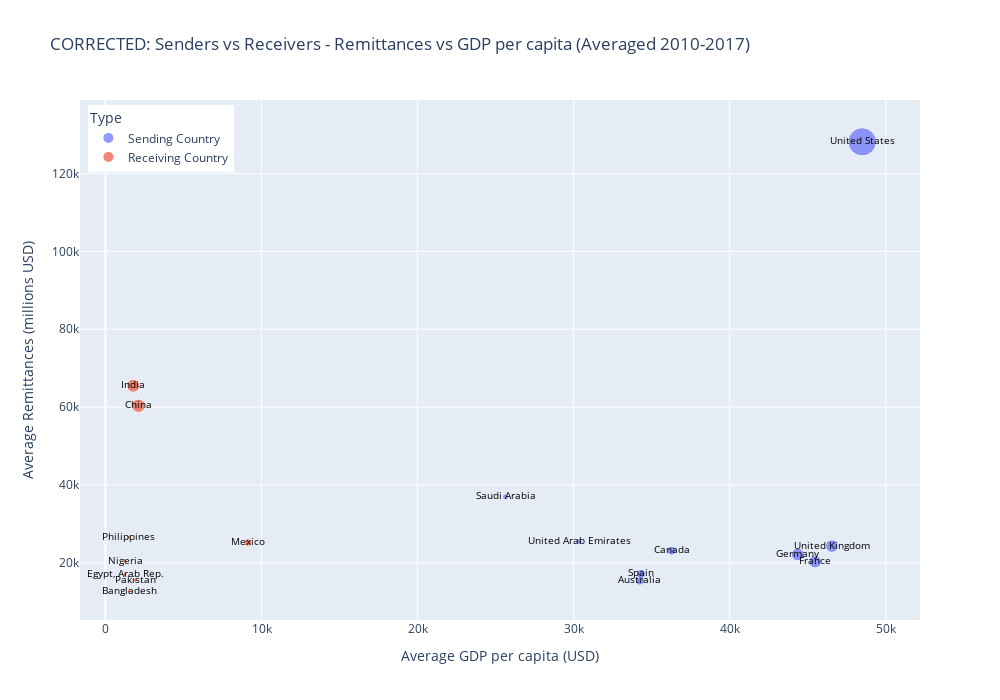

Here is the notebook cell this chart was saved with:
### Code cell
# 5. CORRECTED VISUALIZATIONS
print(f"\n5️⃣ CORRECTED VISUALIZATIONS")

# Create side-by-side comparison plots
fig, axes = plt.subplots(2, 2, figsize=(16, 12))

# Plot 1: Senders - Remittances vs GDP
if len(sender_analysis) > 0:
    # Get average data for each country to avoid label overlap
    sender_avg_for_labels = sender_analysis.groupby('Country').agg({
        'GDP': 'mean',
        'Total_Remittances': 'mean'
    }).reset_index()
    
    axes[0,0].scatter(sender_analysis['GDP']/1e12, sender_analysis['Total_Remittances']/1e3, 
                     alpha=0.6, color='red', s=60)
    
    # Add country labels for averaged positions
    for _, row in sender_avg_for_labels.iterrows():
        axes[0,0].annotate(row['Country'][:8], 
                          (row['GDP']/1e12, row['Total_Remittances']/1e3),
                          xytext=(3, 3), textcoords='offset points', 
                          fontsize=8, alpha=0.8, fontweight='bold')
    
    axes[0,0].set_xlabel('GDP (Trillions USD)')
    axes[0,0].set_ylabel('Remittances Sent (Billions USD)')
    axes[0,0].set_title(f'SENDERS: Remittances vs GDP\nCorr: {sender_corr_gdp:.3f}')
    axes[0,0].grid(True, alpha=0.3)

# Plot 2: Receivers - Remittances vs GDP  
if len(receiver_analysis) > 0:
    # Get average data for each country to avoid label overlap
    receiver_avg_for_labels = receiver_analysis.groupby('Country').agg({
        'GDP': 'mean',
        'Total_Remittances': 'mean'
    }).reset_index()
    
    axes[0,1].scatter(receiver_analysis['GDP']/1e12, receiver_analysis['Total_Remittances']/1e3, 
                     alpha=0.6, color='blue', s=60)
    
    # Add country labels for averaged positions
    for _, row in receiver_avg_for_labels.iterrows():
        axes[0,1].annotate(row['Country'][:8], 
                          (row['GDP']/1e12, row['Total_Remittances']/1e3),
                          xytext=(3, 3), textcoords='offset points', 
                          fontsize=8, alpha=0.8, fontweight='bold')
    
    axes[0,1].set_xlabel('GDP (Trillions USD)')
    axes[0,1].set_ylabel('Remittances Received (Billions USD)')
    axes[0,1].set_title(f'RECEIVERS: Remittances vs GDP\nCorr: {receiver_corr_gdp:.3f}')
    axes[0,1].grid(True, alpha=0.3)

# Plot 3: Senders - Remittances vs GDP per capita
if len(sender_analysis) > 0:
    # Get average data for each country to avoid label overlap
    sender_avg_for_labels_pc = sender_analysis.groupby('Country').agg({
        'GDP_per_capita': 'mean',
        'Total_Remittances': 'mean'
    }).reset_index()
    
    axes[1,0].scatter(sender_analysis['GDP_per_capita'], sender_analysis['Total_Remittances']/1e3, 
                     alpha=0.6, color='red', s=60)
    
    # Add country labels for averaged positions
    for _, row in sender_avg_for_labels_pc.iterrows():
        axes[1,0].annotate(row['Country'][:8], 
                          (row['GDP_per_capita'], row['Total_Remittances']/1e3),
                          xytext=(3, 3), textcoords='offset points', 
                          fontsize=8, alpha=0.8, fontweight='bold')
    
    axes[1,0].set_xlabel('GDP per capita (USD)')
    axes[1,0].set_ylabel('Remittances Sent (Billions USD)')
    axes[1,0].set_title(f'SENDERS: Remittances vs GDP per capita\nCorr: {sender_corr_gdp_pc:.3f}')
    axes[1,0].grid(True, alpha=0.3)

# Plot 4: Receivers - Remittances vs GDP per capita
if len(receiver_analysis) > 0:
    # Get average data for each country to avoid label overlap
    receiver_avg_for_labels_pc = receiver_analysis.groupby('Country').agg({
        'GDP_per_capita': 'mean',
        'Total_Remittances': 'mean'
    }).reset_index()
    
    axes[1,1].scatter(receiver_analysis['GDP_per_capita'], receiver_analysis['Total_Remittances']/1e3, 
                     alpha=0.6, color='blue', s=60)
    
    # Add country labels for averaged positions
    for _, row in receiver_avg_for_labels_pc.iterrows():
        axes[1,1].annotate(row['Country'][:8], 
                          (row['GDP_per_capita'], row['Total_Remittances']/1e3),
                          xytext=(3, 3), textcoords='offset points', 
                          fontsize=8, alpha=0.8, fontweight='bold')
    
    axes[1,1].set_xlabel('GDP per capita (USD)')
    axes[1,1].set_ylabel('Remittances Received (Billions USD)')
    axes[1,1].set_title(f'RECEIVERS: Remittances vs GDP per capita\nCorr: {receiver_corr_gdp_pc:.3f}')
    axes[1,1].grid(True, alpha=0.3)

plt.tight_layout()
plt.show()

# Interactive comparison plot with country names visible
if len(sender_analysis) > 0 and len(receiver_analysis) > 0:
    # Combine data for comparison
    sender_analysis['Type'] = 'Sending Country'
    receiver_analysis['Type'] = 'Receiving Country'
    
    combined_data = pd.concat([
        sender_analysis[['Country', 'Year', 'Total_Remittances', 'GDP', 'GDP_per_capita', 'Type']],
        receiver_analysis[['Country', 'Year', 'Total_Remittances', 'GDP', 'GDP_per_capita', 'Type']]
    ])
    
    # Create averaged data for better country identification
    combined_avg = combined_data.groupby(['Country', 'Type']).agg({
        'Total_Remittances': 'mean',
        'GDP': 'mean',
        'GDP_per_capita': 'mean'
    }).reset_index()
    
    # Interactive scatter plot with country names clearly visible
    fig_interactive = px.scatter(combined_avg, 
                                x='GDP_per_capita', 
                                y='Total_Remittances',
                                color='Type',
                                size='GDP',
                                text='Country',  # This will show country names on the plot
                                hover_data=['GDP'],
                                title='CORRECTED: Senders vs Receivers - Remittances vs GDP per capita (Averaged 2010-2017)',
                                labels={'Total_Remittances': 'Average Remittances (millions USD)',
                                       'GDP_per_capita': 'Average GDP per capita (USD)',
                                       'GDP': 'Average GDP (USD)'})
    
    # Update text position and formatting
    fig_interactive.update_traces(textposition="middle center", 
                                 textfont_size=10,
                                 textfont_color="black")
    
    # Update layout for better readability
    fig_interactive.update_layout(
        width=1000,
        height=700,
        font=dict(size=12),
        showlegend=True,
        legend=dict(
            yanchor="top",
            y=0.99,
            xanchor="left",
            x=0.01
        )
    )
    
    fig_interactive.show()
    
    # Print summary of countries in each category for reference
    print(f"\n📊 COUNTRIES IN ANALYSIS:")
    print(f"\n🔴 SENDING COUNTRIES ({len(combined_avg[combined_avg['Type'] == 'Sending Country'])}):")
    for country in sorted(combined_avg[combined_avg['Type'] == 'Sending Country']['Country'].tolist()):
        avg_remit = combined_avg[(combined_avg['Country'] == country) & (combined_avg['Type'] == 'Sending Country')]['Total_Remittances'].iloc[0]
        avg_gdp_pc = combined_avg[(combined_avg['Country'] == country) & (combined_avg['Type'] == 'Sending Country')]['GDP_per_capita'].iloc[0]
        print(f"   • {country}: ${avg_remit:.0f}M remittances, ${avg_gdp_pc:,.0f} GDP/capita")
    
    print(f"\n🔵 RECEIVING COUNTRIES ({len(combined_avg[combined_avg['Type'] == 'Receiving Country'])}):")
    for country in sorted(combined_avg[combined_avg['Type'] == 'Receiving Country']['Country'].tolist()):
        avg_remit = combined_avg[(combined_avg['Country'] == country) & (combined_avg['Type'] == 'Receiving Country')]['Total_Remittances'].iloc[0]
        avg_gdp_pc = combined_avg[(combined_avg['Country'] == country) & (combined_avg['Type'] == 'Receiving Country')]['GDP_per_capita'].iloc[0]
        print(f"   • {country}: ${avg_remit:.0f}M remittances, ${avg_gdp_pc:,.0f} GDP/capita")

print(f"\n✅ CORRECTED ANALYSIS COMPLETE!")
print(f"📋 Summary of the correction:")
print(f"   • Previous analysis: Only looked at receiving countries")
print(f"   • Corrected analysis: Separated sending vs receiving countries")
print(f"   • Key finding: OPPOSITE relationships for senders vs receivers")
print(f"   • Senders: Wealthy countries with high GDP send more")
print(f"   • Receivers: Countries with lower GDP per capita receive more")

### Figure 1 — Plotly figure (JSON) as saved in the notebook; plotly's stock layout.template omitted (floating-point values rounded to 4 significant figures)
{"data": [{"customdata": [[1506000000000.0], [1451000000000.0], [2879000000000.0], [2964000000000.0], [718900000000.0], [1543000000000.0], [722700000000.0], [2915000000000.0], [14700000000000.0]], "hovertemplate": "Type=Sending Country<br>Average GDP per capita (USD)=%{x}<br>Average Remittances (millions USD)=%{y}<br>Average GDP (USD)=%{customdata[0]}<br>Country=%{text}<extra></extra>", "legendgroup": "Sending Country", "marker": {"color": "#636efa", "size": [1506000000000.0, 1451000000000.0, 2879000000000.0, 2964000000000.0, 718900000000.0, 1543000000000.0, 722700000000.0, 2915000000000.0, 14700000000000.0], "sizemode": "area", "sizeref": 36760000000.0, "symbol": "circle"}, "mode": "markers+text", "name": "Sending Country", "orientation": "v", "showlegend": true, "text": ["Australia", "Canada", "France", "Germany", "Saudi Arabia", "Spain", "United Arab Emirates", "United Kingdom", "United States"], "textfont": {"color": "black", "size": 10}, "textposition": "middle center", "type": "scatter", "x": [34250.0, 36280.0, 45470.0, 44350.0, 25630.0, 34310.0, 30350.0, 46550.0, 48490.0], "xaxis": "x", "y": [15420.0, 23100.0, 20270.0, 22120.0, 36950.0, 17140.0, 25530.0, 24300.0, 128100.0], "yaxis": "y"}, {"customdata": [[272900000000.0], [3298000000000.0], [296700000000.0], [3095000000000.0], [1117000000000.0], [267100000000.0], [325500000000.0], [275900000000.0]], "hovertemplate": "Type=Receiving Country<br>Average GDP per capita (USD)=%{x}<br>Average Remittances (millions USD)=%{y}<br>Average GDP (USD)=%{customdata[0]}<br>Country=%{text}<extra></extra>", "legendgroup": "Receiving Country", "marker": {"color": "#EF553B", "size": [272900000000.0, 3298000000000.0, 296700000000.0, 3095000000000.0, 1117000000000.0, 267100000000.0, 325500000000.0, 275900000000.0], "sizemode": "area", "sizeref": 36760000000.0, "symbol": "circle"}, "mode": "markers+text", "name": "Receiving Country", "orientation": "v", "showlegend": true, "text": ["Bangladesh", "China", "Egypt, Arab Rep.", "India", "Mexico", "Nigeria", "Pakistan", "Philippines"], "textfont": {"color": "black", "size": 10}, "textposition": "middle center", "type": "scatter", "x": [1508.0, 2113.0, 1252.0, 1778.0, 9128.0, 1283.0, 1917.0, 1481.0], "xaxis": "x", "y": [12750.0, 60350.0, 16920.0, 65480.0, 25220.0, 20410.0, 15540.0, 26530.0], "yaxis": "y"}], "layout": {"font": {"size": 12}, "height": 700, "legend": {"itemsizing": "constant", "title": {"text": "Type"}, "tracegroupgap": 0, "x": 0.01, "xanchor": "left", "y": 0.99, "yanchor": "top"}, "showlegend": true, "title": {"text": "CORRECTED: Senders vs Receivers - Remittances vs GDP per capita (Averaged 2010-2017)"}, "width": 1000, "xaxis": {"anchor": "y", "domain": [0, 1], "title": {"text": "Average GDP per capita (USD)"}}, "yaxis": {"anchor": "x", "domain": [0, 1], "title": {"text": "Average Remittances (millions USD)"}}}}
